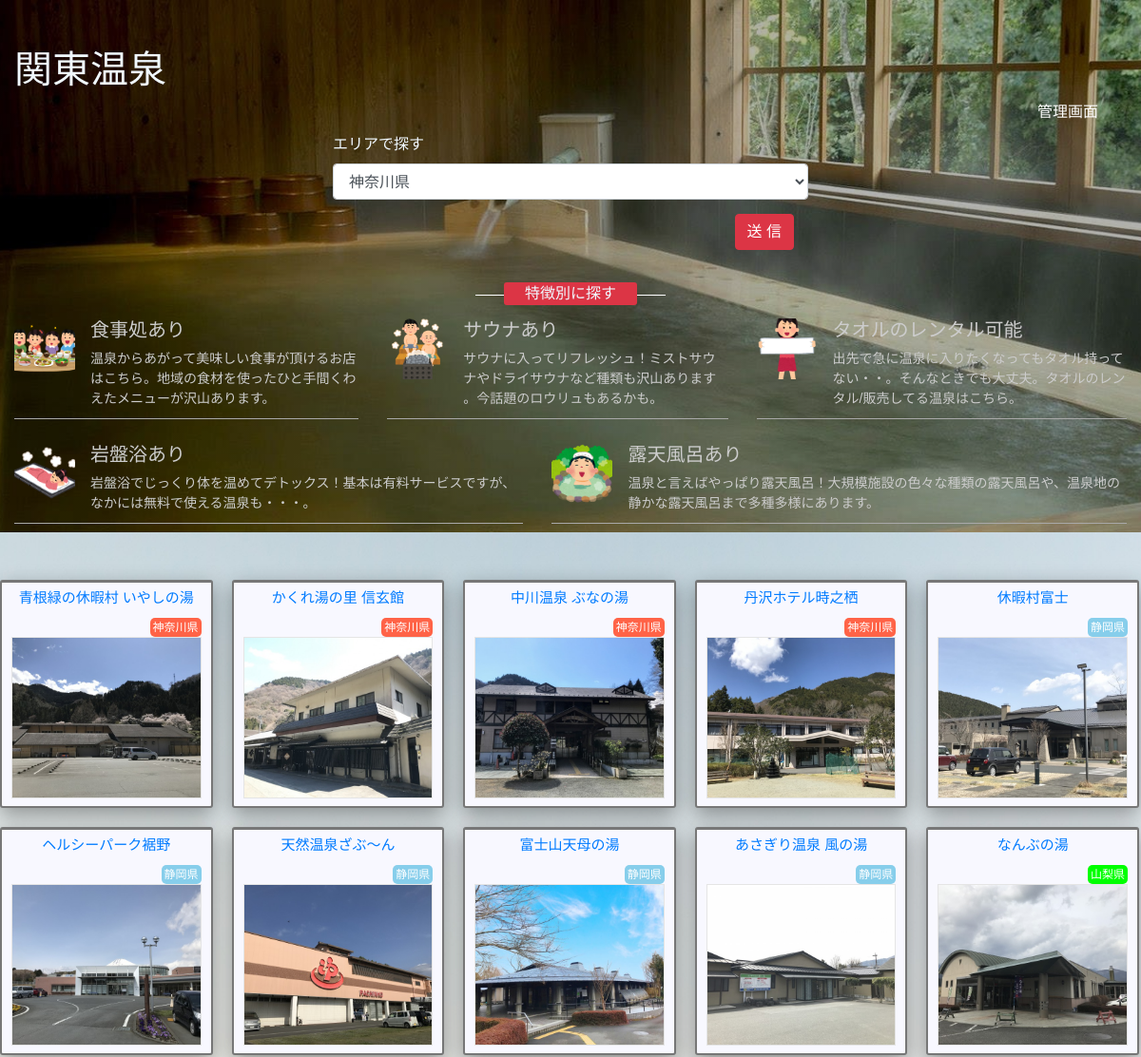
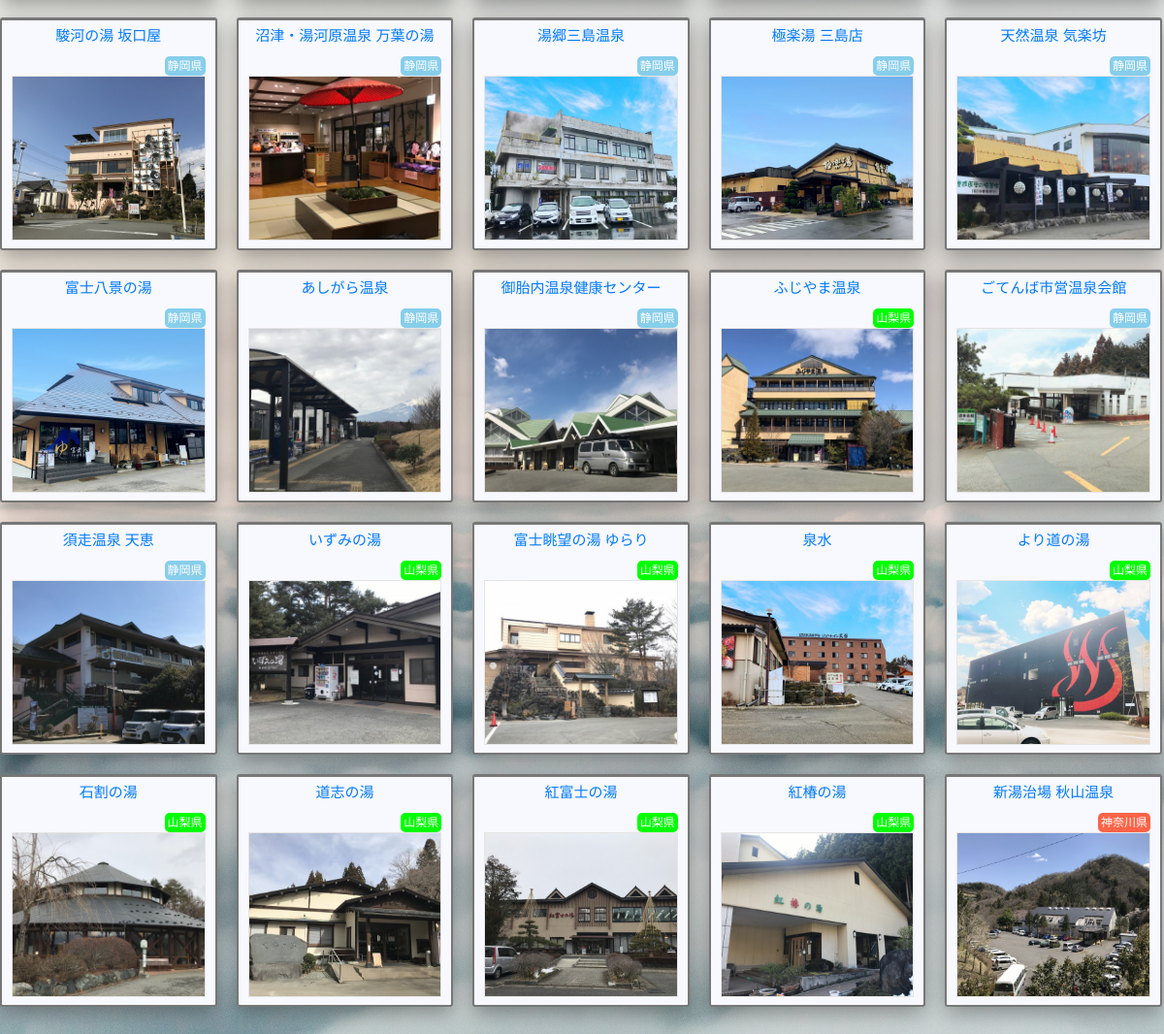
/front.php, run on the app's committed database (2 pictures, top to bottom).
### tables this page shows
CREATE TABLE `onsen` (
  `id` int(11) NOT NULL,
  `name` varchar(1000) DEFAULT NULL,
  `map` varchar(1000) DEFAULT NULL,
  `picture_id` int(10) DEFAULT NULL,
  `prefecture` varchar(10) DEFAULT NULL,
  `p_id` int(10) DEFAULT NULL,
  `adress` varchar(1000) DEFAULT NULL,
  `eat` varchar(10) DEFAULT NULL,
  `sauna` varchar(10) DEFAULT NULL,
  `towel` varchar(10) DEFAULT NULL,
  `towel_text` varchar(50) DEFAULT NULL,
  `hot_stone` varchar(10) DEFAULT NULL,
  `open_bath` varchar(10) DEFAULT NULL,
  `time_opne` time(1) DEFAULT NULL,
  `time_close` time(1) DEFAULT NULL,
  `w_time_opne` time(1) DEFAULT NULL,
  `w_time_close` time(1) DEFAULT NULL,
  `h_time_opne` time(1) DEFAULT NULL,
  `h_time_close` time(1) DEFAULT NULL,
  `w_a_fee` varchar(10) DEFAULT NULL,
  `w_c_fee` varchar(10) DEFAULT NULL,
  `h_a_fee` varchar(10) DEFAULT NULL,
  `h_c_fee` varchar(10) DEFAULT NULL,
  `close_text` varchar(50) DEFAULT NULL,
  `close` varchar(10) DEFAULT NULL,
  `jaf_url` varchar(1000) DEFAULT NULL,
  `nifty_url` varchar(1000) DEFAULT NULL,
  `onsen_url` varchar(1000) DEFAULT NULL,
  `blog_url` varchar(1000) DEFAULT NULL
);

### function/functions.php (called while the page is built, shortened)
<?php
function prefecture($prefecture){
  switch ($prefecture) {
    case 1:
      $p_id = "kanagawa";
      break;
    case 2:
      $p_id = "sizuoka";
      break;
    case 3:
      $p_id = 'yamanasi';
  }
    return $p_id;
}
    ?><a href="https://jafnavi.jp/web/facility.php?sisetu_id=<?php echo $jaf; ?>">割引内容</a><?php

### front.php (the view, shortened to what this page needs)
<?php
require_once __DIR__."/core/dbconect.php";
require __DIR__."/function/functions.php";
$onsens= $db->query('SELECT * FROM onsen ORDER BY id ASC');
?>
<!DOCTYPE html>
<html lang="ja">
<head>
	<link rel="stylesheet" href="https://maxcdn.bootstrapcdn.com/bootstrap/4.0.0/css/bootstrap.min.css">
	<link rel="stylesheet" href="https://use.fontawesome.com/releases/v5.8.2/css/all.css">
  <link href="css/style.css" rel="stylesheet">
</head>
<body>
  <header class="jumbotron-fluid header1">
		<div class="title">
			<h1 class="front_h1">関東温泉</h1>
		</div>
		<div class="author_box">
			<a href="login.php">管理画面</a>
		</div>
      <div class="container">
        <div class="serch_box">
					<form action="serch.php" method="post">
						<div class="form-group">
					    <label for="exampleSelect1exampleFormControlSelect1">エリアで探す</label>
					    <select class="form-control" id="exampleFormControlSelect1" name="prefecture">
					      <option value="1">神奈川県</option>
					    </select>
							<div class="serch_btn">
							<button type="submit" class="btn btn-danger"> 送 信 </button>
							</div>
					  </div>
					</form>
        </div>
      </div>
			<div class="feature_box">
				<p class="feature_p">特徴別に探す</p>
			</div>
			<div class="type_wrapper-box">
				<div class="type_box type_0">
					<div class="media">
						<a href="type/type0.php" class="mr-3">
							<img src="img/eat.png" alt="メディアの画像">
						</a>
						<div class="media-body">
							<a href="type/type0.php"><h3 class="mt-0">食事処あり</h3></a>
							<p>温泉からあがって美味しい食事が頂けるお店はこちら。地域の食材を使ったひと手間くわえたメニューが沢山あります。</p>
						</div>
					</div>
				</div>
				<div class="type_box type_1">
					<div class="media">
						<a href="type/type1.php" class="mr-3">
							<img src="img/sauna.png" alt="メディアの画像">
						</a>
						<div class="media-body">
							<a href="type/type1.php"><h3 class="mt-0">サウナあり</h3></a>
							<p>サウナに入ってリフレッシュ！ミストサウナやドライサウナなど種類も沢山あります
						。今話題のロウリュもあるかも。</p>
						</div>
					</div>
				</div>
				<div class="type_box type_2">
					<div class="media">
						<a href="type/type2.php" class="mr-3">
							<img src="img/towel.png" alt="メディアの画像">
						</a>
						<div class="media-body">
							<a href="type/type2.php"><h3 class="mt-0">タオルのレンタル可能</h3></a>
							<p>出先で急に温泉に入りたくなってもタオル持ってない・・。そんなときでも大丈夫。タオルのレンタル/販売してる温泉はこちら。</p>
						</div>
					</div>
				</div>
			</div>
			<div class="type_wrapper-box down">
				<div class="type_box type_3">
					<div class="media">
						<a href="type/type3.php" class="mr-3">
							<img src="img/hot_stone.png" alt="メディアの画像">
						</a>
						<div class="media-body">
							<a href="type/type3.php"><h3 class="mt-0">岩盤浴あり</h3></a>
							<p>岩盤浴でじっくり体を温めてデトックス！基本は有料サービスですが、なかには無料で使える温泉も・・・。</p>
						</div>
					</div>
				</div>
				<div class="type_box type_4">
					<div class="media">
						<a href="type/type4.php" class="mr-3">
							<img src="img/open_bath.png" alt="メディアの画像">
						</a>
						<div class="media-body">
							<a href="type/type4.php"><h3 class="mt-0">露天風呂あり</h3></a>
							<p>温泉と言えばやっぱり露天風呂！大規模施設の色々な種類の露天風呂や、温泉地の静かな露天風呂まで多種多様にあります。</p>
						</div>
					</div>
				</div>
			</div>
  </header>
	<div class="contaienr main_section">
	  <article class="animated">
	    <?php while ($onsen = $onsens->fetch()): ?>
	      <div class="article_box animated">
	          <div class="article_inner-box animated">
	              <h2><a href="detail.php?id=<?php echo $onsen['id']; ?>"><?php echo $onsen['name']; ?></a></h2>
	                <div class="p_box">
	                  <p class="<?php echo prefecture($onsen['p_id']); ?>"><?php echo $onsen['prefecture']; ?></p>
	                </div>
	              <p class="front-img"><a href="detail.php?id=<?php echo $onsen['id']; ?>"><img src="img/<?php echo $onsen['picture_id']; ?>.jpg"></a></p>
	          </div>
	      </div>
	    <?php endwhile; ?>
	  </article>
	</div>
</body>
</html>

### css/style.css (style rules this page uses)
body { font-family: 'Hiragino Kaku Gothic Pro','ヒラギノ角ゴ Pro W3','メイリオ',Meiryo,'ＭＳ Ｐゴシック',sans-serif; background-image: url(../img/back2.jpg); background-position: center; background-size: cover; }
h2 { font-size: 15px; }
h3 { font-family: "Hiragino Sans", ヒラギノ角ゴシック; font-size: 20px; font-weight: normal; }
article { display: flex; flex-wrap: wrap; max-width: 1280px; margin-top: 50px; }
.header1 { background-image: linear-gradient(rgba(0, 0, 0, 0.3), rgba(0, 0, 0, 0.3)), url(../img/d.jpg); background-position: center; background-size: cover; height: 560px; color: #f0f8ff; }
.main_section { max-width: 1280px; margin: 0 auto; }
.title { max-width: 1280px; margin: 0 auto; }
.front_h1 { margin-left:15px; padding-top: 50px; font-family: "Hiragino Sans", ヒラギノ角ゴシック; }
.author_box { max-width: 1140px; margin: 0 auto; text-align: right; }
.author_box a { color: #fff; margin: 0 15px 0 0; }
.feature_box { width: 200px; margin: 0 auto; border-top: 1px solid #fff!important; }
.feature_p { text-align: center; margin-bottom: 0; position: relative; top: -14px; left: 30px; width: 140px; background-color:#dc3545; border-radius: 3px; }
.serch_box { max-width: 500px; height: 180px; margin: 0 auto; padding-top: 10px; }
.serch_btn { text-align: right; }
.serch_btn > .btn { margin-right: 15px; margin-top: 15px; }
.type_wrapper-box { max-width: 1280px; margin: 0 auto; display: flex; }
.down { margin-top: 25px; }
.media { margin: 0 15px; border-bottom: 1px solid #A9A9A9; padding-bottom: 10px; }
.media p { margin: 0; padding: 0; font-size: 14px; color: #ccc; }
.media a { color: #ccc; }
.type_box img { width: 64px; height: 64px; object-fit: cover; }
.article_box { text-align: center; border: 2px solid #777; background-color: #f8f8ff; box-shadow: 0 7px 21px rgba(0, 0, 0, 0.36); border-top: 3px solid #777; border-radius: 3px; padding: 7px 10px; margin: 0 20px 20px 0; height: 240px; max-width: calc(20.3% - 20px); }
.article_inner-box { position: relative; }
.article_box:nth-child(5n) { margin-right: 0; }
.article_inner-box img { width: 100%; height: 170px; border: 1px solid #e5e5e5; object-fit: cover; text-align: center; }
.p_box { display: inline-block; }
.p_box p { font-size: 12px; margin: 0; padding: 1px 3px; border-radius: 5px; text-align: center; position: absolute; top: 30px; right: 0; }
.kanagawa { color: #fff; background-color: tomato; }
.sizuoka { color: #fff; background-color: skyblue; }
.yamanasi { color: #fff; background-color: lime; }
.main_section { margin-bottom: 50px; }

### data on the page
onsen: name "青根緑の休暇村 いやしの湯", prefecture "神奈川県", shows a picture
onsen: name "かくれ湯の里 信玄館", prefecture "神奈川県", shows a picture
onsen: name "中川温泉 ぶなの湯", prefecture "神奈川県", shows a picture
onsen: name "丹沢ホテル時之栖", prefecture "神奈川県", shows a picture
onsen: name "休暇村富士", prefecture "静岡県", shows a picture
onsen: name "ヘルシーパーク裾野", prefecture "静岡県", shows a picture
onsen: name "天然温泉ざぶ〜ん", prefecture "静岡県", shows a picture
onsen: name "富士山天母の湯", prefecture "静岡県", shows a picture
onsen: name "あさぎり温泉 風の湯", prefecture "静岡県", shows a picture
onsen: name "なんぶの湯", prefecture "山梨県", shows a picture
onsen: name "駿河の湯 坂口屋", prefecture "静岡県", shows a picture
onsen: name "沼津・湯河原温泉 万葉の湯", prefecture "静岡県", shows a picture
onsen: name "湯郷三島温泉", prefecture "静岡県", shows a picture
onsen: name "極楽湯 三島店", prefecture "静岡県", shows a picture
onsen: name "天然温泉 気楽坊", prefecture "静岡県", shows a picture
onsen: name "富士八景の湯", prefecture "静岡県", shows a picture
onsen: name "あしがら温泉", prefecture "静岡県", shows a picture
onsen: name "御胎内温泉健康センター", prefecture "静岡県", shows a picture
onsen: name "ふじやま温泉", prefecture "山梨県", shows a picture
onsen: name "ごてんば市営温泉会館", prefecture "静岡県", shows a picture
onsen: name "須走温泉 天恵", prefecture "静岡県", shows a picture
onsen: name "いずみの湯", prefecture "山梨県", shows a picture
onsen: name "富士眺望の湯 ゆらり", prefecture "山梨県", shows a picture
onsen: name "泉水", prefecture "山梨県", shows a picture
onsen: name "より道の湯", prefecture "山梨県", shows a picture
onsen: name "石割の湯", prefecture "山梨県", shows a picture
onsen: name "道志の湯", prefecture "山梨県", shows a picture
onsen: name "紅富士の湯", prefecture "山梨県", shows a picture
onsen: name "紅椿の湯", prefecture "山梨県", shows a picture
onsen: name "新湯治場 秋山温泉", prefecture "神奈川県", shows a picture
